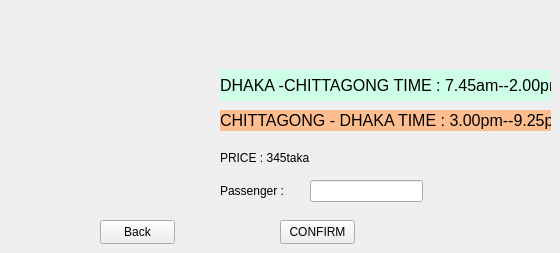
    <widget class="QWidget" name="pfiftnprvtidtls">
     <widget class="QLabel" name="label_41">
      <property name="geometry">
       <rect>
        <x>220</x>
        <y>70</y>
        <width>331</width>
        <height>31</height>
       </rect>
      </property>
      <property name="font">
       <font>
        <pointsize>12</pointsize>
        <italic>false</italic>
       </font>
      </property>
      <property name="styleSheet">
       <string notr="true">background-color: rgb(206, 255, 231);</string>
      </property>
      <property name="text">
       <string>DHAKA -CHITTAGONG TIME : 7.45am--2.00pm</string>
      </property>
     </widget>
     <widget class="QLabel" name="label_42">
      <property name="geometry">
       <rect>
        <x>220</x>
        <y>110</y>
        <width>331</width>
        <height>21</height>
       </rect>
      </property>
      <property name="font">
       <font>
        <pointsize>12</pointsize>
        <italic>false</italic>
       </font>
      </property>
      <property name="styleSheet">
       <string notr="true">background-color: rgb(255, 190, 144);</string>
      </property>
      <property name="text">
       <string>CHITTAGONG - DHAKA TIME : 3.00pm--9.25pm</string>
      </property>
     </widget>
     <widget class="QLabel" name="label_43">
      <property name="geometry">
       <rect>
        <x>220</x>
        <y>150</y>
        <width>141</width>
        <height>16</height>
       </rect>
      </property>
      <property name="text">
       <string>PRICE : 345taka</string>
      </property>
     </widget>
     <widget class="QLabel" name="label_44">
      <property name="geometry">
       <rect>
        <x>220</x>
        <y>180</y>
        <width>81</width>
        <height>21</height>
       </rect>
      </property>
      <property name="text">
       <string>Passenger : </string>
      </property>
     </widget>
     <widget class="QPushButton" name="pushButton_13">
      <property name="geometry">
       <rect>
        <x>280</x>
        <y>220</y>
        <width>75</width>
        <height>24</height>
       </rect>
      </property>
      <property name="text">
       <string>CONFIRM</string>
      </property>
     </widget>
     <widget class="QLineEdit" name="prvtipass">
      <property name="geometry">
       <rect>
        <x>310</x>
        <y>180</y>
        <width>113</width>
        <height>22</height>
       </rect>
      </property>
     </widget>
     <widget class="QPushButton" name="pushButton_22">
      <property name="geometry">
       <rect>
        <x>100</x>
        <y>220</y>
        <width>75</width>
        <height>24</height>
       </rect>
      </property>
      <property name="text">
       <string>Back</string>
      </property>
     </widget>
    </widget>
